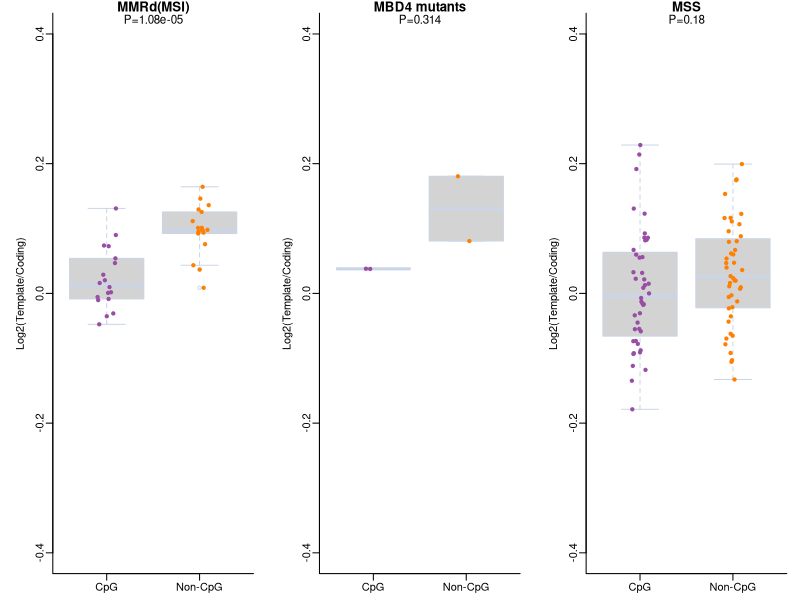

Reproduce this figure in R.
dev.new()
pdf("trans_asym.pdf",6,2)
layout(matrix(1:3,nrow=1))
par(mar=c(2,4,1,1),mgp=c(2,.5,0),bty="l")

ylim<-c(-0.4,0.4)
#==================
#    MSI Mutants
#==================
cpg<-read.table("data/MSI/ct_cpg.txt",header = T,row.names = 1)
cpg$ct<-log(cpg$ct,2)
cpg<-as.data.frame(cpg[-8,])
colnames(cpg)<-"value"
cpg$type<-rep("cpg",nrow(cpg))
ncpg<-read.table("data/MSI/ct_ncpg.txt",header = T,row.names = 1)

ncpg$ct<-log(ncpg$ct,2)
ncpg<-as.data.frame(ncpg[-8,])
colnames(ncpg)<-"value"
ncpg$type<-rep("ncpg",nrow(ncpg))
muts.ct<-rbind(cpg,ncpg)
boxplot(value~type,data=muts.ct,main="MMRd(MSI)",ylab="Log2(Template/Coding)",border="#cbd5e8",notch=F,names=c("CpG","Non-CpG"),ylim=ylim)
stripchart(value~type,data=muts.ct, method = "jitter",pch = 20, add = TRUE, col =c("#984ea3","#ff7f00") , cex = 1,vertical=T)
t<-t.test(muts.ct$value[which(muts.ct$type=="cpg")],muts.ct$value[which(muts.ct$type=="ncpg")])
mtext(paste0("P=",signif(t$p.value,3)),3,cex=.7,line=-1)

#===================
# MBD4 mutants
#===================
cpg<-read.table("data/MBD4/ct_cpg.txt",header = T,row.names = 1)
cpg$ct<-log(cpg$ct,2)
cpg<-as.data.frame(cpg)
colnames(cpg)<-"value"
cpg$type<-rep("cpg",nrow(cpg))
ncpg<-read.table("data/MBD4/ct_ncpg.txt",header = T,row.names = 1)

ncpg$ct<-log(ncpg$ct,2)
ncpg<-as.data.frame(ncpg)
colnames(ncpg)<-"value"
ncpg$type<-rep("ncpg",nrow(ncpg))
muts.ct<-rbind(cpg,ncpg)
# muts.ct<-rbind(muts.ct,muts.ct1)

boxplot(value~type,data=muts.ct,main="MBD4 mutants",ylab="Log2(Template/Coding)",border="#cbd5e8",notch=F,names=c("CpG","Non-CpG"),ylim=ylim)
stripchart(value~type,data=muts.ct, method = "jitter",pch = 20, add = TRUE, col =c("#984ea3","#ff7f00") , cex = 1,vertical=T)
t<-t.test(muts.ct$value[which(muts.ct$type=="cpg")],muts.ct$value[which(muts.ct$type=="ncpg")])
mtext(paste0("P=",signif(t$p.value,3)),3,cex=.7,line=-1)

#==================
#    MSS Mutants
#==================
cpg<-read.table("data/MSS/ct_cpg.txt",header = T,row.names = 1)
cpg$ct<-log(cpg$ct,2)
cpg<-as.data.frame(cpg)
colnames(cpg)<-"value"
cpg$type<-rep("cpg",nrow(cpg))
ncpg<-read.table("data/MSS/ct_ncpg.txt",header = T,row.names = 1)

ncpg$ct<-log(ncpg$ct,2)
ncpg<-as.data.frame(ncpg)
colnames(ncpg)<-"value"
ncpg$type<-rep("ncpg",nrow(ncpg))

muts.ct<-rbind(cpg,ncpg)
boxplot(value~type,data=muts.ct,main="MSS",ylab="Log2(Template/Coding)",border="#cbd5e8",notch=F,names=c("CpG","Non-CpG"),ylim=ylim)
stripchart(value~type,data=muts.ct, method = "jitter",pch = 20, add = TRUE, col =c("#984ea3","#ff7f00") , cex = 1,vertical=T)
t<-t.test(muts.ct$value[which(muts.ct$type=="cpg")],muts.ct$value[which(muts.ct$type=="ncpg")])
mtext(paste0("P=",signif(t$p.value,3)),3,cex=.7,line=-1)

dev.off()